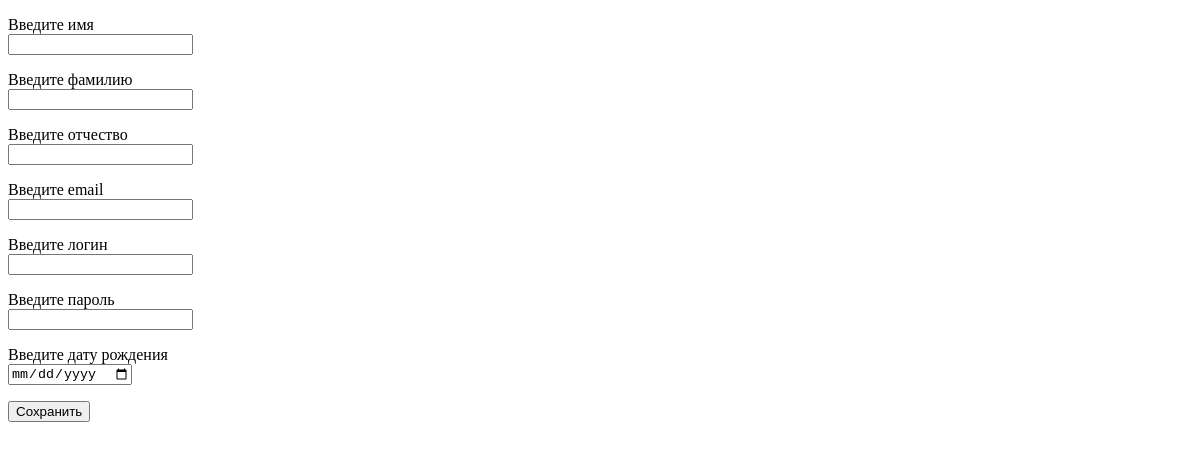
The app's page /, older data.
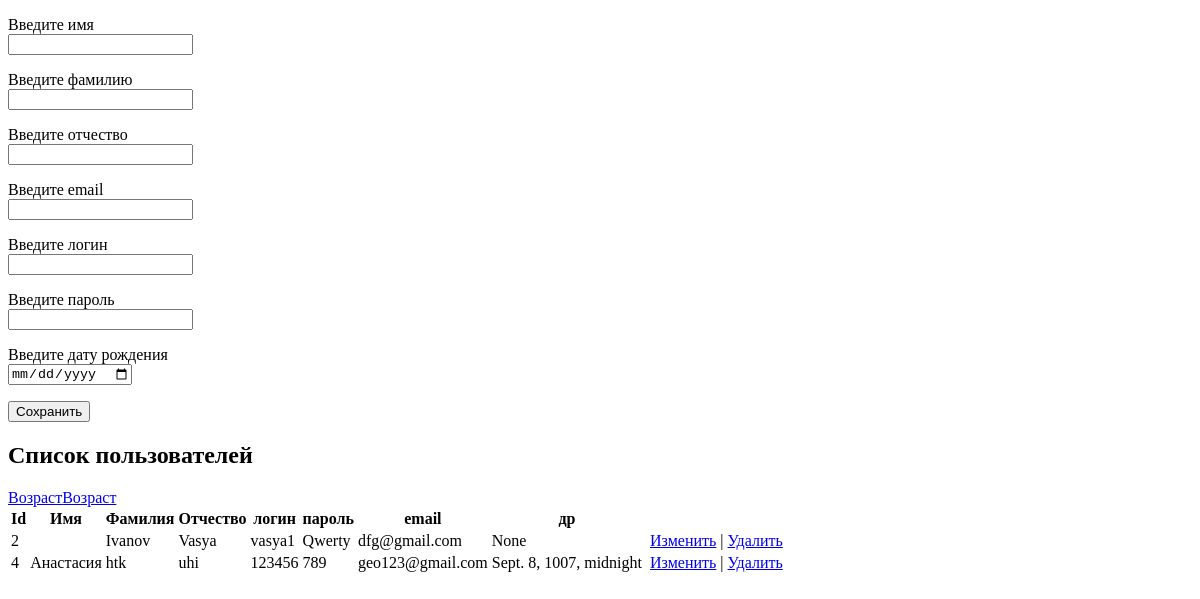
The same page, newer data.
### user1/models.py (models this page shows)
class User1(models.Model):
    email=models.EmailField(max_length=200)
    login=models.CharField(max_length=200,null=True)
    password=models.CharField(max_length=200)
    created_at=models.DateTimeField(auto_now_add=True)
    updated_at=models.DateTimeField(auto_now_add=True)
    fname=models.CharField(max_length=200)
    lname=models.CharField(max_length=200)
    name=models.CharField(max_length=200)
    bdate=models.DateTimeField(max_length=200,null=True)
    is_blocked=models.BooleanField(max_length=200,default=False)
    auth_key=models.CharField(max_length=20,default='123456')
    age=models.IntegerField(max_length=20,null=True)
    initials=models.CharField(max_length=50,null=True)

### user1/views.py (the view)
# urls.py: path('', views.index,name='index'),
def index(request):
    people = User1.objects.all()
    return render(request, "index.html", {"people": people})

### user1/templates/index.html (shortened to what this page needs)
<!DOCTYPE html>
<html>
<head>
</head>
<body class="container">
    <form method="POST" action="create/">
        <p>
            <label>Введите имя</label><br>
            <input type="text" name="name" value="{{person.name}}" />
        </p>
		<p>
			<label>Введите фамилию</label><br>
            <input type="text" name="lname" value="{{person.lname}}" />
			</p>
			<p>
			<label>Введите отчество</label><br>
            <input type="text" name="fname" value="{{person.fname}}" />
        </p>
        <p>
            <label>Введите email</label><br>
            <input type="text" name="email" value="{{person.email}}" />
			 </p>
			 <p>
			<label>Введите логин</label><br>
            <input type="text" name="login" value="{{person.login}}" />
        </p>
			<p>
			<label>Введите пароль</label><br>
            <input type="password" name="password" value="{{person.password}}" />
			 </p>
			<p>
			<label>Введите дату рождения</label><br>
            <input type="date" name="bdate" value="{{person.bdate}}" />
			</p>
			<input type="submit" value="Сохранить" >
    </form>
    {% if people.count > 0 %}
    <h2>Список пользователей</h2>
    <table>
        <thead><th>Id</th><th>Имя</th><th>Фамилия</th><th>Отчество</th><th>логин</th><th>пароль</th><th>email</th><th>др</th></thead>
        {% for person in people %}
        <tr>
            <td>{{ person.id }}</td>
            <td>{{ person.name }}</td>
			<td>{{ person.lname }}</td>
			<td>{{ person.fname }}</td>
			<td>{{ person.login }}</td>
			<td>{{ person.password }}</td>
            <td>{{ person.email }}</td>
			<td>{{ person.bdate }}</td>
			<td> {{ years }} </td>
            <td><a href="edit/{{person.id}}">Изменить</a> | <a href="delete/{{person.id}}">Удалить</a></td><a href="calc_age/{{person.id}}">Возраст</a></td>
        </tr>
        {% endfor %}
    </table>
    {% endif %}
</body>
</html>

Row changes from the older to the newer data that the page shows:
added User1: id "2", lname "Ivanov", fname "Vasya", login "vasya1", password "Qwerty", email "dfg@gmail.com", bdate "None"
added User1: id "4", name "Анастасия", lname "htk", fname "uhi", login "123456", password "789", email "geo123@gmail.com", bdate "Sept. 8, 1007, midnight"
Text that changed along with them:
text now shown: "Список пользователей Id Имя Фамилия Отчество логин пароль email др"
